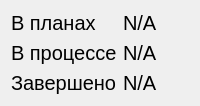
                   <widget class="QWidget" name="yearTasks">
                    <attribute name="title">
                     <string>Год</string>
                    </attribute>
                    <layout class="QFormLayout" name="formLayout_4">
                     <item row="0" column="0">
                      <widget class="QLabel" name="label_addTo_5">
                       <property name="font">
                        <font>
                         <pointsize>15</pointsize>
                        </font>
                       </property>
                       <property name="text">
                        <string>В планах</string>
                       </property>
                      </widget>
                     </item>
                     <item row="0" column="1">
                      <widget class="QLabel" name="task_year_todo">
                       <property name="font">
                        <font>
                         <pointsize>15</pointsize>
                        </font>
                       </property>
                       <property name="text">
                        <string>N/A</string>
                       </property>
                      </widget>
                     </item>
                     <item row="1" column="0">
                      <widget class="QLabel" name="label_42">
                       <property name="font">
                        <font>
                         <pointsize>15</pointsize>
                        </font>
                       </property>
                       <property name="text">
                        <string>В процессе</string>
                       </property>
                      </widget>
                     </item>
                     <item row="1" column="1">
                      <widget class="QLabel" name="task_year_in_progress">
                       <property name="font">
                        <font>
                         <pointsize>15</pointsize>
                        </font>
                       </property>
                       <property name="text">
                        <string>N/A</string>
                       </property>
                      </widget>
                     </item>
                     <item row="2" column="0">
                      <widget class="QLabel" name="label_31">
                       <property name="font">
                        <font>
                         <pointsize>15</pointsize>
                        </font>
                       </property>
                       <property name="text">
                        <string>Завершено</string>
                       </property>
                      </widget>
                     </item>
                     <item row="2" column="1">
                      <widget class="QLabel" name="task_year_done">
                       <property name="font">
                        <font>
                         <pointsize>15</pointsize>
                        </font>
                       </property>
                       <property name="text">
                        <string>N/A</string>
                       </property>
                      </widget>
                     </item>
                    </layout>
                   </widget>
